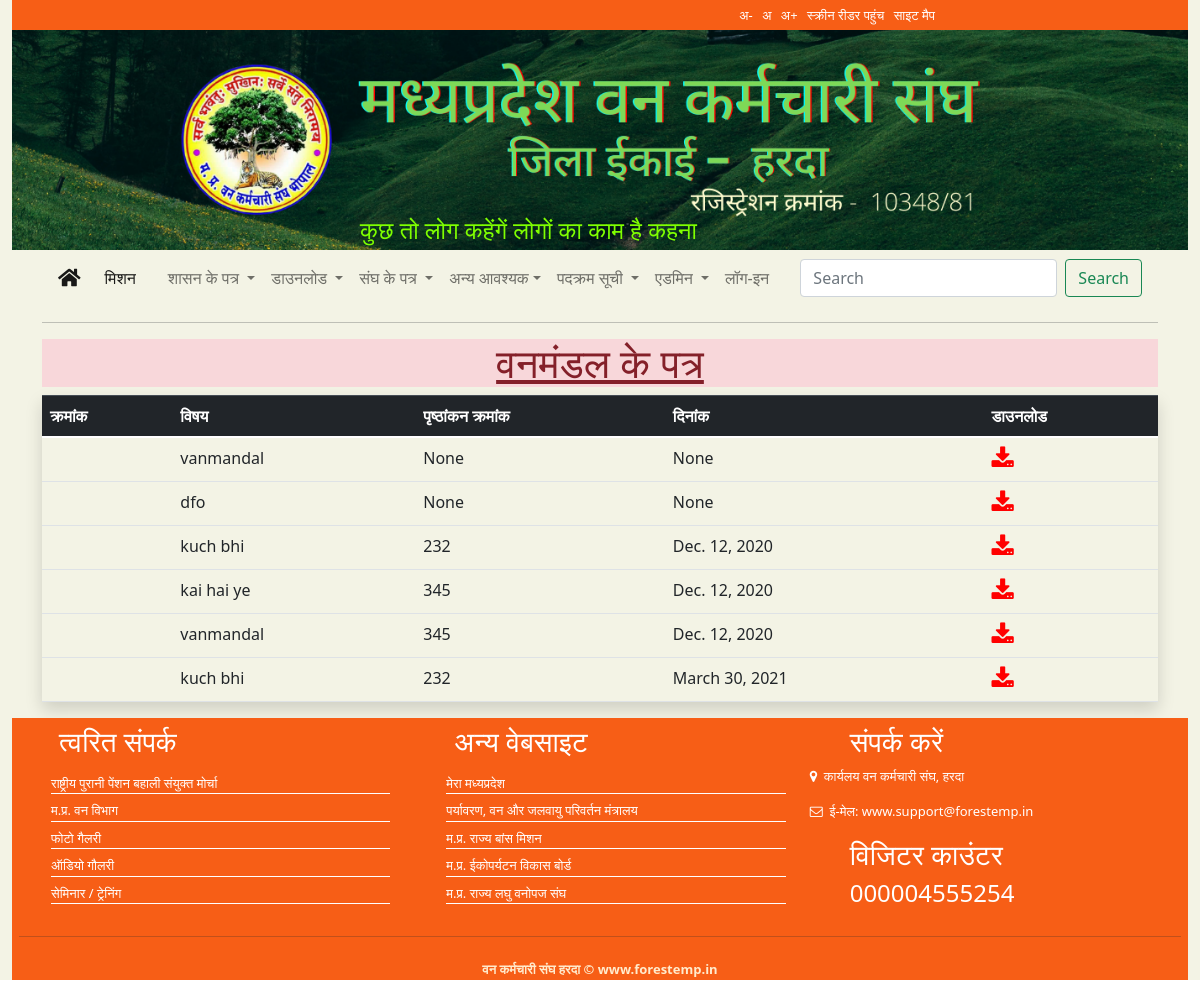
Page /dfoletter/ on the committed database.
### core/models.py (models this page shows)
class pdffile(models.Model):
    title = models.CharField(max_length=100)
    javak=models.CharField(max_length=200,null=True,blank=True)
    date=models.DateField(null=True,blank=True)
    file = models.FileField(upload_to='pdf')
    linkto =models.CharField(choices=pdf_choice,max_length=100)

### core/views.py (the view)
# urls.py: path('dfoletter/',views.dfoletter, name="dfoletter"),
def dfoletter(request):
    heading="वनमंडल के पत्र"
    data=pdffile.objects.filter(linkto="DfoLetter")
    return render(request,'core/letterTemplate.html',{'heading':heading,'data':data})

### core/templates/core/letterTemplate.html
{% extends 'base.html' %}
{% load static %}
{% block contents %}
<h1 class="alert-danger text-center"><u>{{heading}}</u></h1>
<table class="table table-hover shadow">
    <thead class="table-dark">
        <tr>
            <th>क्रमांक</td>
            <th>विषय</td>
            <th>पृष्‍ठांकन क्रमांक</td>
            <th>दिनांक</td>
            <th>डाउनलोड</td>
        </tr>
    </thead>
    {% for df in  data %}
        <tr>
            <td></td>
            <td>{{df.title}}</td>
            <td>{{df.javak}}</td>
            <td>{{df.date}}</td>
            <td><a href="{{df.file.url}}"><i class="fa fa-download" style="font-size:24px;color:red"></a></i></td>
        </tr>
    {% endfor %}
 </table>
{% endblock contents %}

### core/static/css/style.css (style rules this page uses)
* { margin: 0PX; padding: 0px; }
:root { --maincolor:#f75e16; }

### rows in the picture
pdffile: title "vanmandal", javak "None", date "None"
pdffile: title "dfo", javak "None", date "None"
pdffile: title "kuch bhi", javak "232", date "Dec. 12, 2020"
pdffile: title "kai hai ye", javak "345", date "Dec. 12, 2020"
pdffile: title "vanmandal", javak "345", date "Dec. 12, 2020"
pdffile: title "kuch bhi", javak "232", date "March 30, 2021"

### other values in the picture
{{ heading }} "वनमंडल के पत्र"
